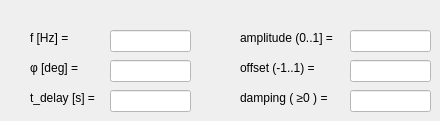
    <widget class="QWidget" name="SignalTabSinDamp">
     <attribute name="title">
      <string>SinDamp</string>
     </attribute>
     <widget class="QLabel" name="SinDampAmplitLabel">
      <property name="geometry">
       <rect>
        <x>240</x>
        <y>30</y>
        <width>101</width>
        <height>16</height>
       </rect>
      </property>
      <property name="text">
       <string>amplitude (0..1] =</string>
      </property>
     </widget>
     <widget class="QLabel" name="SinDampPhiLabel">
      <property name="geometry">
       <rect>
        <x>30</x>
        <y>60</y>
        <width>61</width>
        <height>16</height>
       </rect>
      </property>
      <property name="text">
       <string>φ [deg] =</string>
      </property>
     </widget>
     <widget class="QLineEdit" name="SinDampTDelayEdit">
      <property name="geometry">
       <rect>
        <x>110</x>
        <y>90</y>
        <width>81</width>
        <height>22</height>
       </rect>
      </property>
      <property name="styleSheet">
       <string notr="true">QLineEdit:focus{ background-color: rgb(127, 255, 127) } 
QLineEdit{ background-color: rgb(255, 255, 255) }</string>
      </property>
     </widget>
     <widget class="QLineEdit" name="SinDampFreqEdit">
      <property name="geometry">
       <rect>
        <x>110</x>
        <y>30</y>
        <width>81</width>
        <height>22</height>
       </rect>
      </property>
      <property name="styleSheet">
       <string notr="true">QLineEdit:focus{ background-color: rgb(127, 255, 127) } 
QLineEdit{ background-color: rgb(255, 255, 255) }</string>
      </property>
     </widget>
     <widget class="QLineEdit" name="SinDampPhiEdit">
      <property name="geometry">
       <rect>
        <x>110</x>
        <y>60</y>
        <width>81</width>
        <height>22</height>
       </rect>
      </property>
      <property name="styleSheet">
       <string notr="true">QLineEdit:focus{ background-color: rgb(127, 255, 127) } 
QLineEdit{ background-color: rgb(255, 255, 255) }</string>
      </property>
     </widget>
     <widget class="QLabel" name="SinDampFreqLabel">
      <property name="geometry">
       <rect>
        <x>30</x>
        <y>30</y>
        <width>51</width>
        <height>16</height>
       </rect>
      </property>
      <property name="text">
       <string>f [Hz] =</string>
      </property>
     </widget>
     <widget class="QLabel" name="SinDampOffsetLabel">
      <property name="geometry">
       <rect>
        <x>240</x>
        <y>60</y>
        <width>81</width>
        <height>16</height>
       </rect>
      </property>
      <property name="text">
       <string>offset (-1..1) =</string>
      </property>
     </widget>
     <widget class="QLineEdit" name="SinDampAmplitEdit">
      <property name="geometry">
       <rect>
        <x>350</x>
        <y>30</y>
        <width>81</width>
        <height>22</height>
       </rect>
      </property>
      <property name="styleSheet">
       <string notr="true">QLineEdit:focus{ background-color: rgb(127, 255, 127) } 
QLineEdit{ background-color: rgb(255, 255, 255) }</string>
      </property>
     </widget>
     <widget class="QLabel" name="SinDampTDelayLabel">
      <property name="geometry">
       <rect>
        <x>30</x>
        <y>90</y>
        <width>71</width>
        <height>16</height>
       </rect>
      </property>
      <property name="text">
       <string>t_delay [s] =</string>
      </property>
     </widget>
     <widget class="QLineEdit" name="SinDampOffsetEdit">
      <property name="geometry">
       <rect>
        <x>350</x>
        <y>60</y>
        <width>81</width>
        <height>22</height>
       </rect>
      </property>
      <property name="styleSheet">
       <string notr="true">QLineEdit:focus{ background-color: rgb(127, 255, 127) } 
QLineEdit{ background-color: rgb(255, 255, 255) }</string>
      </property>
     </widget>
     <widget class="QLabel" name="SinDampDampingLabel">
      <property name="geometry">
       <rect>
        <x>240</x>
        <y>90</y>
        <width>101</width>
        <height>16</height>
       </rect>
      </property>
      <property name="text">
       <string>damping ( ≥0 ) =</string>
      </property>
     </widget>
     <widget class="QLineEdit" name="SinDampDampingEdit">
      <property name="geometry">
       <rect>
        <x>350</x>
        <y>90</y>
        <width>81</width>
        <height>22</height>
       </rect>
      </property>
      <property name="styleSheet">
       <string notr="true">QLineEdit:focus{ background-color: rgb(127, 255, 127) } 
QLineEdit{ background-color: rgb(255, 255, 255) }</string>
      </property>
     </widget>
    </widget>
